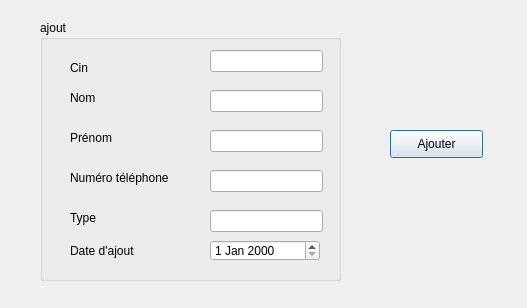
<?xml version="1.0" encoding="UTF-8"?>
<ui version="4.0">
 <class>Dialog_ajout</class>
 <widget class="QDialog" name="Dialog_ajout">
  <property name="geometry">
   <rect>
    <x>0</x>
    <y>0</y>
    <width>527</width>
    <height>308</height>
   </rect>
  </property>
  <property name="windowTitle">
   <string>Dialog</string>
  </property>
  <widget class="QPushButton" name="pushButton">
   <property name="geometry">
    <rect>
     <x>390</x>
     <y>130</y>
     <width>93</width>
     <height>28</height>
    </rect>
   </property>
   <property name="text">
    <string>Ajouter</string>
   </property>
  </widget>
  <widget class="QGroupBox" name="groupBox">
   <property name="geometry">
    <rect>
     <x>40</x>
     <y>20</y>
     <width>301</width>
     <height>261</height>
    </rect>
   </property>
   <property name="title">
    <string>ajout</string>
   </property>
   <widget class="QLabel" name="label">
    <property name="geometry">
     <rect>
      <x>30</x>
      <y>40</y>
      <width>56</width>
      <height>16</height>
     </rect>
    </property>
    <property name="text">
     <string>Cin </string>
    </property>
   </widget>
   <widget class="QLabel" name="label_2">
    <property name="geometry">
     <rect>
      <x>30</x>
      <y>70</y>
      <width>56</width>
      <height>16</height>
     </rect>
    </property>
    <property name="text">
     <string>Nom</string>
    </property>
   </widget>
   <widget class="QLabel" name="label_3">
    <property name="geometry">
     <rect>
      <x>30</x>
      <y>110</y>
      <width>56</width>
      <height>16</height>
     </rect>
    </property>
    <property name="text">
     <string>Prénom</string>
    </property>
   </widget>
   <widget class="QLabel" name="label_4">
    <property name="geometry">
     <rect>
      <x>30</x>
      <y>150</y>
      <width>121</width>
      <height>16</height>
     </rect>
    </property>
    <property name="text">
     <string>Numéro téléphone</string>
    </property>
   </widget>
   <widget class="QLabel" name="label_5">
    <property name="geometry">
     <rect>
      <x>30</x>
      <y>190</y>
      <width>56</width>
      <height>16</height>
     </rect>
    </property>
    <property name="text">
     <string>Type</string>
    </property>
   </widget>
   <widget class="QLineEdit" name="lineEdit">
    <property name="geometry">
     <rect>
      <x>170</x>
      <y>30</y>
      <width>113</width>
      <height>22</height>
     </rect>
    </property>
   </widget>
   <widget class="QLineEdit" name="lineEdit_2">
    <property name="geometry">
     <rect>
      <x>170</x>
      <y>70</y>
      <width>113</width>
      <height>22</height>
     </rect>
    </property>
   </widget>
   <widget class="QLineEdit" name="lineEdit_3">
    <property name="geometry">
     <rect>
      <x>170</x>
      <y>110</y>
      <width>113</width>
      <height>22</height>
     </rect>
    </property>
   </widget>
   <widget class="QLineEdit" name="lineEdit_4">
    <property name="geometry">
     <rect>
      <x>170</x>
      <y>150</y>
      <width>113</width>
      <height>22</height>
     </rect>
    </property>
   </widget>
   <widget class="QLineEdit" name="lineEdit_5">
    <property name="geometry">
     <rect>
      <x>170</x>
      <y>190</y>
      <width>113</width>
      <height>22</height>
     </rect>
    </property>
   </widget>
   <widget class="QLabel" name="label_6">
    <property name="geometry">
     <rect>
      <x>30</x>
      <y>220</y>
      <width>101</width>
      <height>21</height>
     </rect>
    </property>
    <property name="text">
     <string>Date d'ajout</string>
    </property>
   </widget>
   <widget class="QDateEdit" name="dateEdit_2">
    <property name="geometry">
     <rect>
      <x>170</x>
      <y>220</y>
      <width>110</width>
      <height>21</height>
     </rect>
    </property>
   </widget>
  </widget>
 </widget>
 <resources/>
 <connections/>
</ui>
